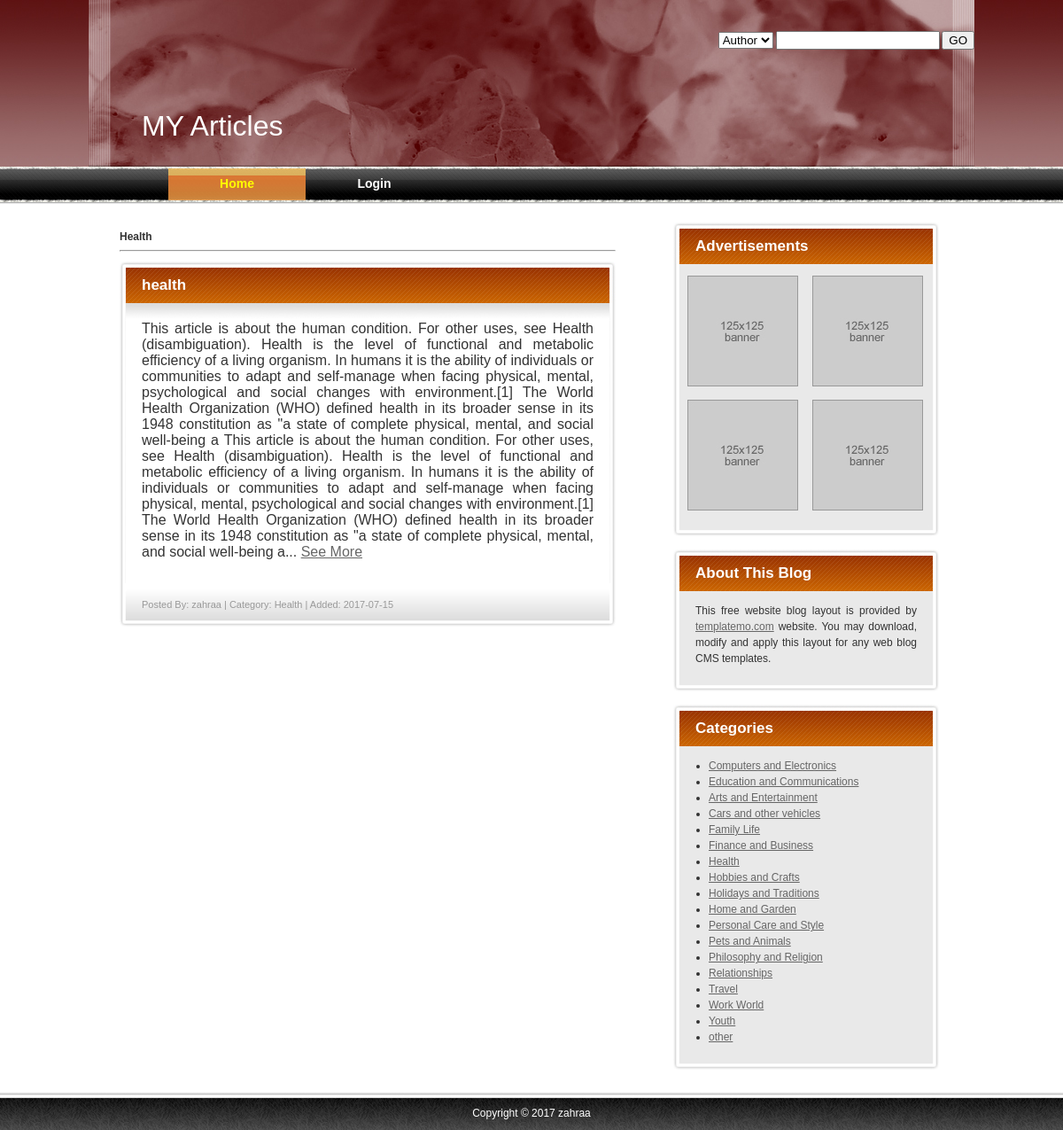
Screenshot of /index.php?page=categories&category=Health with the database file from the repository.
### tables this page shows
CREATE TABLE `articles` (
  `id` int(20) NOT NULL auto_increment,
  `author` varchar(30) NOT NULL,
  `post` text NOT NULL,
  `date` date NOT NULL,
  `category` varchar(30) NOT NULL,
  `title` varchar(40) NOT NULL,
  `time` time NOT NULL,
  PRIMARY KEY  (`id`)
);

### categories.php (the view, shortened to what this page needs)
<!DOCTYPE html PUBLIC "-//W3C//DTD XHTML 1.0 Transitional//EN" "http://www.w3.org/TR/xhtml1/DTD/xhtml1-transitional.dtd">
<html xmlns="http://www.w3.org/1999/xhtml">
<head>
<link href="templatemo_style.css" rel="stylesheet" type="text/css" />
</head>
<body>
   <?php
    include("db.php");
      $cat=$_GET['category'];
      echo "<b>".$cat."</b><hr/>";
      $sql="select * from articles where category='". $cat. "' ORDER BY ID DESC ";
      $result= $conn->query($sql);
       while($resultx=$result->fetch_assoc())
       {
    $title=$resultx[title];
    $post=$resultx[post];
    $author=$resultx[author];
    $date=$resultx[date];
    $category=$resultx[category];
             echo '<div class="templatemo_post">
                	<div class="templatemo_post_top">
                    	<h1>'."$title".'</h1>
                    </div>
                    <div class="templatemo_post_mid_top">
                    </div>
              <div class="templatemo_post_mid"><p style="font-size:medium">';
              if(strlen($post)<500)
              echo $post;
         else  {
           $stringCut = substr($post, 0, 500);
        $string = substr($stringCut, 0, strrpos($stringCut, ''))."... <a href='index.php?page=seemore&id=$resultx[id]' >See More </a>";
          echo $stringCut.$string;
            }
                  echo'<div class="clear"></div>
                    </div>
                    <div class="templatemo_post_bottom">
                    <span class="post">'.'Posted By: '."$author".' | Category: '."$category".' | Added: '."$date" ;
                    echo "</span>"
                    ."</div>"
                    ."</div>";
		 }
   ?>
</body>
</html>

### templatemo_style.css (style rules this page uses)
body { margin: 0; padding:0; font-family: Arial, Helvetica, sans-serif; font-size: 12px; line-height: 1.5em; color: #333333; width: 100%; display: table; }
a { color: #666; }
.templatemo_post { width: 552px; margin-top: 5px; margin-bottom: 15px; }
.templatemo_post_top { width: 560px; height: 47px; background: url(images/templatemo_post_top.jpg) no-repeat; }
.templatemo_post_top h1 { font-size: 17px; color:#fff; font-weight:bold; padding-top: 18px; padding-left: 25px; }
.templatemo_post_mid_top { width: 560px; height: 20px; background: url(images/templatemo_post_mid_top.jpg) no-repeat; }
.templatemo_post_mid { width: 560px; background: url(images/templatemo_post_midddle.jpg) repeat-y; }
.templatemo_post_bottom { width: 560px; height: 34px; background: url(images/templatemo_post_bottom.jpg) no-repeat; padding-top: 15px; }
.templatemo_post_mid p { font-size: 12px; color:#333; margin : 0px 25px 25px 25px; text-align: justify; }
span.post { margin: 0px 25px 0px 25px; color: #999999; font-size: 11px; display: block; }
.clear { clear:both; height:1px; }

### rows the page displays
articles: title "health", post "This article is about the human condition. For other uses, see Health (disambiguation). Health is the level of functional and metabolic efficiency of a living organism. In humans it is the ability of individuals or communities to adapt and self-manage when facing physical, mental, psychological and social changes with environment.[1] The World Health Organization (WHO) defined health in its broader sense in its 1948 constitution as \"a state of complete physical, mental, and social well-being a", author "zahraa", category "Health", date "2017-07-15"

### other values shown
$cat "Health"
